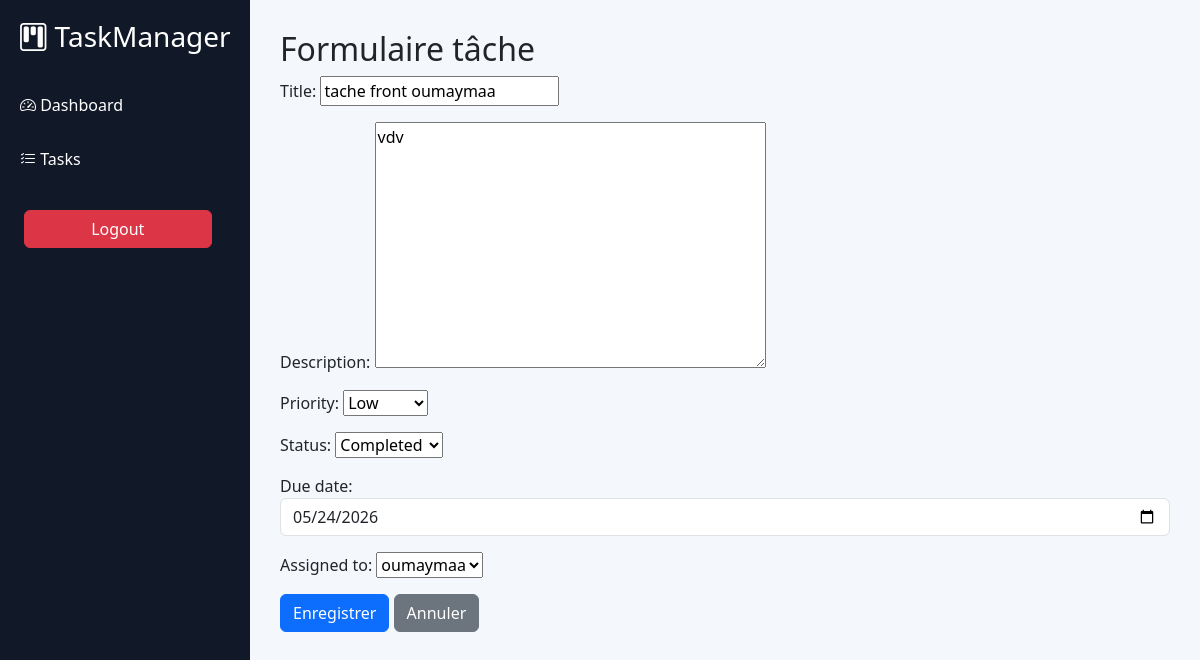
The app's page /update/3/ (signed in) with its own data.
### tasks/models.py (models this page shows, shortened)
class Task(models.Model):
    PRIORITY_CHOICES = [
        ('Low', 'Low'),
        ('Medium', 'Medium'),
        ('High', 'High'),
    ]
    STATUS_CHOICES = [
        ('Pending', 'Pending'),
        ('In Progress', 'In Progress'),
        ('Completed', 'Completed'),
    ]
    title = models.CharField(max_length=200)
    description = models.TextField()
    priority = models.CharField(
        max_length=20,
        choices=PRIORITY_CHOICES,
        default='Medium'
    )
    status = models.CharField(
        max_length=20,
        choices=STATUS_CHOICES,
        default='Pending'
    )
    due_date = models.DateField()
    created_at = models.DateTimeField(auto_now_add=True)
    assigned_to = models.ForeignKey(
        User,
        on_delete=models.CASCADE
    )

### tasks/views.py (the view)
# urls.py: path('update/<int:id>/', views.task_update, name='task_update'),
@login_required
def task_update(request, id):
    if not request.user.is_staff:
        messages.error(request, "Accès refusé : réservé à l'admin.")
        return redirect('task_list')
    task = get_object_or_404(Task, id=id)
    form = TaskForm(request.POST or None, instance=task)
    if form.is_valid():
        form.save()
        return redirect('task_list')
    return render(request, 'tasks/task_form.html', {'form': form})

### tasks/forms.py
class TaskForm(forms.ModelForm):
    class Meta:
        model = Task
        fields = [
            'title',
            'description',
            'priority',
            'status',
            'due_date',
            'assigned_to',
        ]
        widgets = {
            'due_date': forms.DateInput(
                attrs={
                    'type': 'date',
                    'class': 'form-control'
                }
            ),
        }

### templates/tasks/task_form.html (shortened to what this page needs)
{% extends 'tasks/base.html' %}
{% block content %}
<h2>Formulaire tâche</h2>
<form method="post">
    {{ form.as_p }}
    <button type="submit" class="btn btn-primary">Enregistrer</button>
    <a href="{% url 'task_list' %}" class="btn btn-secondary">Annuler</a>
</form>
{% endblock %}

### templates/tasks/base.html (style rules this page uses)
body { background:#f4f7fc; }

### records on screen
Task: title "tache front oumaymaa", description "vdv", priority "Low", status "Completed", due_date "05/24/2026", assigned_to "oumaymaa"
